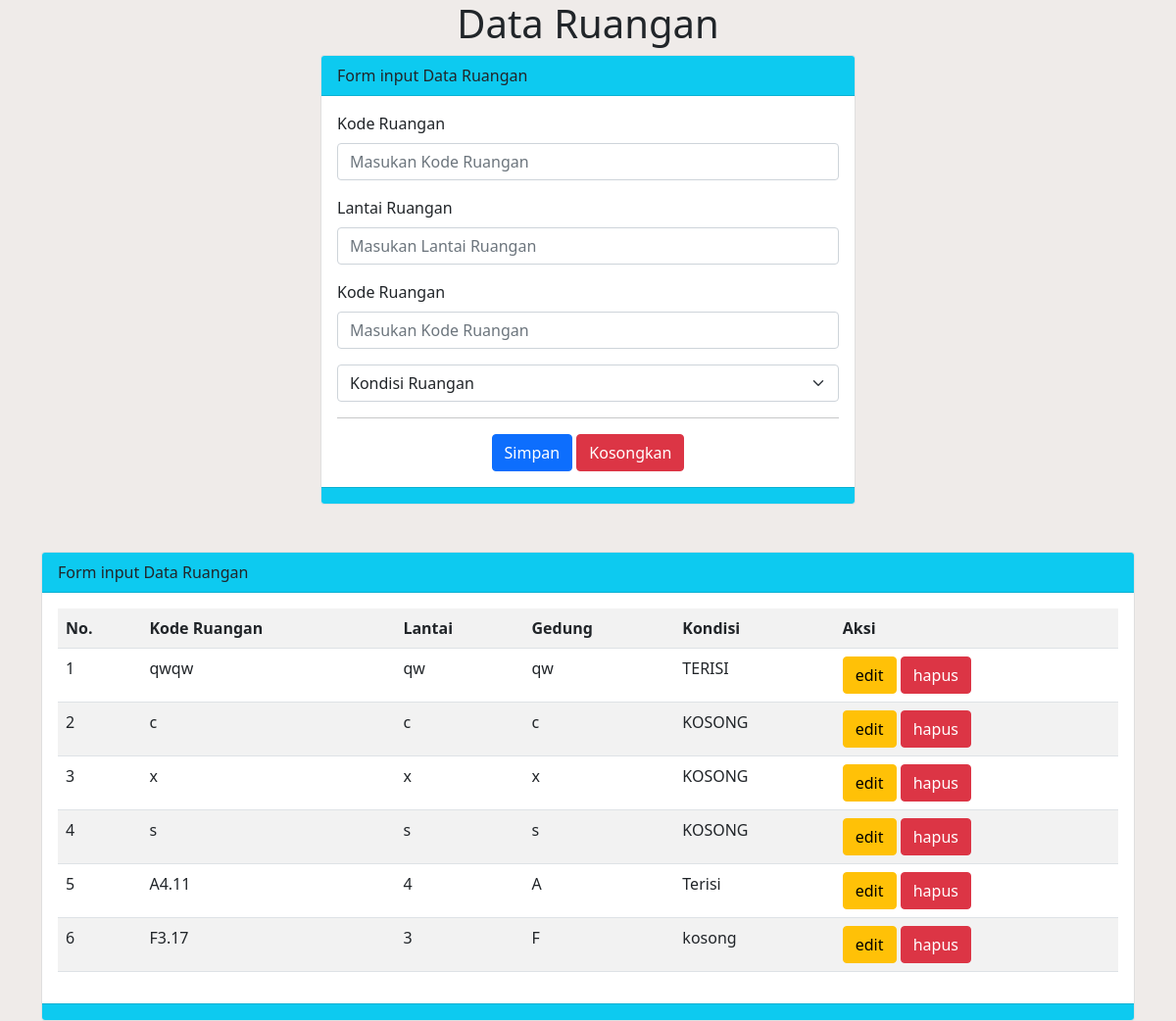
Screenshot of /crud.php with the database file from the repository.
### tables this page shows
CREATE TABLE `ruangan` (
  `id` int(11) NOT NULL,
  `kode` varchar(100) NOT NULL,
  `lantai` varchar(5) NOT NULL,
  `gedung` varchar(10) NOT NULL,
  `kondisi` varchar(10) NOT NULL
);

### crud.php (the view, shortened to what this page needs)
<?php
include('function.php');
?>
<!DOCTYPE html>
<html lang="en">
<head>
    <link href="https://cdn.jsdelivr.net/npm/bootstrap@5.0.2/dist/css/bootstrap.min.css" rel="stylesheet">
</head>
<body>
    <div class="container">
        <h1 class="text-center">Data Ruangan</h1>
        <div class="row">
            <div class="col-md-6 mx-auto">
                <div class="card">
                    <div class="card-header bg-info">
                        Form input Data Ruangan
                    </div>
                    <div class="card-body">
                        <form action="aksicrud.php" method="POST">
                            <div class="mb-3">
                                <label class="form-label">Kode Ruangan</label>
                                <input type="text" name="kode" class="form-control" placeholder="Masukan Kode Ruangan">
                            </div>
                            <div class="mb-3">
                                <label class="form-label">Lantai Ruangan</label>
                                <input type="text" name="lantai" class="form-control" placeholder="Masukan Lantai Ruangan">
                            </div>
                            <div class="mb-3">
                                <label class="form-label">Kode Ruangan</label>
                                <input type="text" name="kode" class="form-control" placeholder="Masukan Kode Ruangan">
                            </div>
                            <div class="mb-3">
                                <select class="form-select">
                                    <option selected>Kondisi Ruangan</option>
                                </select>
                            </div>
                            <div class="text-center">
                                <hr>
                                <div class="btn btn-primary" name="simpan" type="submit">Simpan</div>
                                <div class="btn btn-danger" name="kosongkan" type="reset">Kosongkan</div>
                            </div>
                        </form>
                    </div>
                    <div class="card-footer bg-info">
                    </div>
                </div>
            </div>
        </div>
        <div class="card mt-5">
            <div class="card-header bg-info">
                Form input Data Ruangan
            </div>
            <div class="card-body">
                <table class="table table-hover table-border table-striped">
                    <tr>
                        <th>No.</th>
                        <th>Kode Ruangan</th>
                        <th>Lantai</th>
                        <th>Gedung</th>
                        <th>Kondisi</th>
                        <th>Aksi</th>
                    </tr>
                    <?php
                    $no = 1;
                    $tampil = mysqli_query($conn, "SELECT * FROM ruangan ORDER BY id DESC");
                    while ($data = mysqli_fetch_array($tampil)) :
                    ?>
                        <tr>
                            <td><?= $no++ ?></td>
                            <td><?= $data['kode'] ?></td>
                            <td><?= $data['lantai'] ?></td>
                            <td><?= $data['gedung'] ?></td>
                            <td><?= $data['kondisi'] ?></td>
                            <td>
                                <a href="#" class="btn btn-warning">edit</a>
                                <a href="#" class="btn btn-danger">hapus</a>
                            </td>
                        </tr>
                    <?php endwhile; ?>
                </table>
            </div>
            <div class="card-footer bg-info">
            </div>
        </div>
    </div>
</body>
</html>

### crud.php (style rules this page uses)
body { background-color: #efebe9; }

### rows the page displays
ruangan: kode "qwqw", lantai "qw", gedung "qw", kondisi "TERISI"
ruangan: kode "c", lantai "c", gedung "c", kondisi "KOSONG"
ruangan: kode "x", lantai "x", gedung "x", kondisi "KOSONG"
ruangan: kode "s", lantai "s", gedung "s", kondisi "KOSONG"
ruangan: kode "A4.11", lantai "4", gedung "A", kondisi "Terisi"
ruangan: kode "F3.17", lantai "3", gedung "F", kondisi "kosong"
